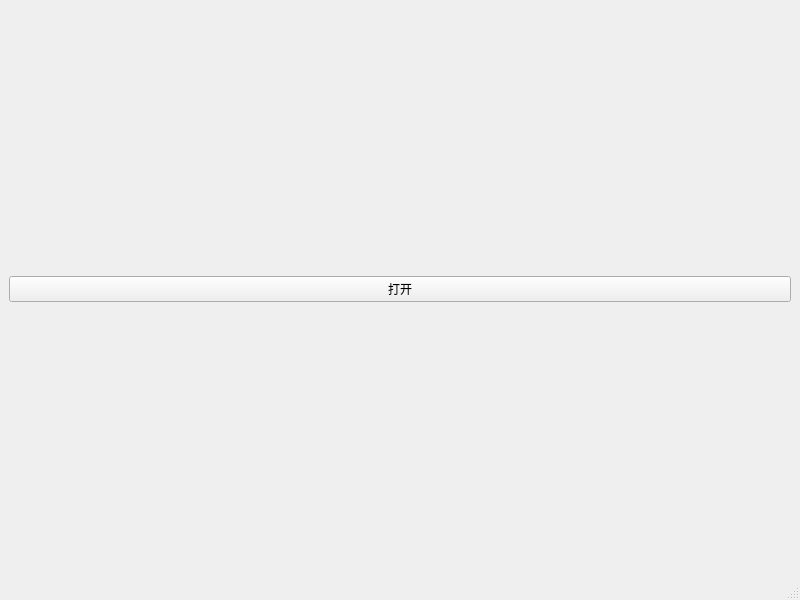
<?xml version="1.0" encoding="UTF-8"?>
<ui version="4.0">
 <class>MainWindow</class>
 <widget class="QMainWindow" name="MainWindow">
  <property name="geometry">
   <rect>
    <x>0</x>
    <y>0</y>
    <width>800</width>
    <height>600</height>
   </rect>
  </property>
  <property name="windowTitle">
   <string>MainWindow</string>
  </property>
  <widget class="QWidget" name="centralwidget">
   <layout class="QGridLayout" name="gridLayout_2">
    <item row="0" column="0">
     <layout class="QGridLayout" name="gridLayout">
      <item row="0" column="0">
       <widget class="QPushButton" name="openfileButton">
        <property name="text">
         <string>打开</string>
        </property>
       </widget>
      </item>
     </layout>
    </item>
   </layout>
  </widget>
  <widget class="QMenuBar" name="menubar">
   <property name="geometry">
    <rect>
     <x>0</x>
     <y>0</y>
     <width>800</width>
     <height>18</height>
    </rect>
   </property>
  </widget>
  <widget class="QStatusBar" name="statusbar"/>
 </widget>
 <resources/>
 <connections/>
</ui>
